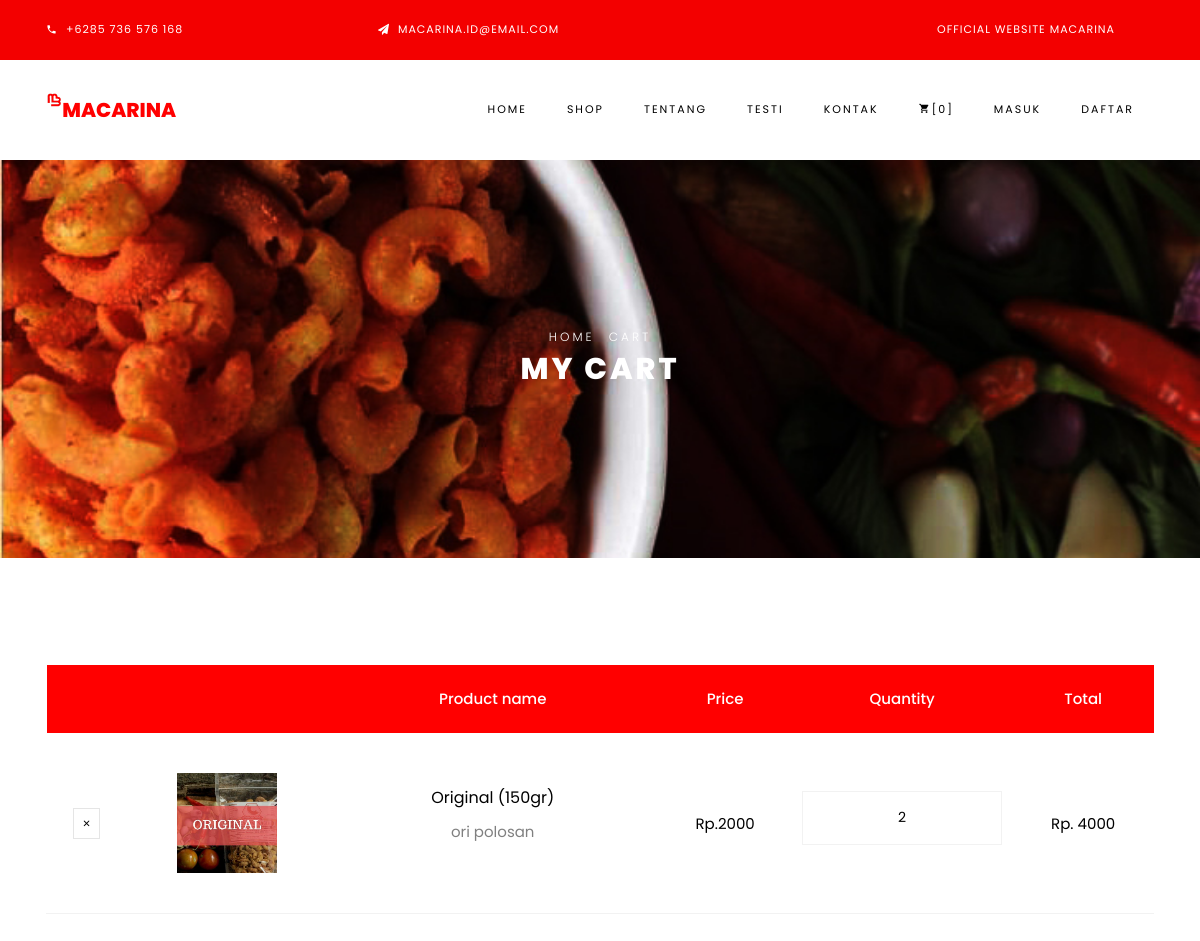
The app's page /cart.php (signed in) with its own data.
### tables this page shows
CREATE TABLE `detail_transaksi` (
  `id_detail` int(11) NOT NULL,
  `kd_barang` int(11) NOT NULL,
  `id_reseller` int(11) NOT NULL,
  `qty_det` int(11) NOT NULL DEFAULT '1',
  `subtotal` int(11) NOT NULL,
  `status` enum('Added to cart','Pending') NOT NULL
);

CREATE TABLE `barang` (
  `kd_barang` int(11) NOT NULL,
  `nama_barang` varchar(50) NOT NULL,
  `harga` int(11) NOT NULL,
  `stok` int(11) NOT NULL,
  `gambar_brg` varchar(25) NOT NULL,
  `deskripsi` varchar(20) NOT NULL
);

### cart.php (the view, shortened to what this page needs)
<?php
include_once "header.php";
$user_id=$_SESSION['id'];
$user_products_query="select detail_transaksi.id_detail,barang.kd_barang,barang.nama_barang,barang.deskripsi,
barang.harga,barang.gambar_brg,detail_transaksi.qty_det from detail_transaksi inner join
barang on barang.kd_barang=detail_transaksi.kd_barang where detail_transaksi.id_reseller='$user_id'
and detail_transaksi.status='Added to cart'";
?>
    <div class="hero-wrap hero-bread" style="background-image: url('images/bdeal.jpg');">
      <div class="container">
        <div class="row no-gutters slider-text align-items-center justify-content-center">
          <div class="col-md-9 ftco-animate text-center">
          	<p class="breadcrumbs"><span class="mr-2"><a href="index.php">Home</a></span> <span>Cart</span></p>
            <h1 class="mb-0 bread">My Cart</h1>
          </div>
        </div>
      </div>
    </div>
    <section class="ftco-section ftco-cart">
			<div class="container">
			<div class="row">
    			<div class="col-md-12 ftco-animate">
    				<div class="cart-list">
	    				<table class="table">
						    <thead class="thead-primary">
						      <tr class="text-center">
						        <th>&nbsp;</th>
						        <th>&nbsp;</th>
						        <th>Product name</th>
						        <th>Price</th>
						        <th>Quantity</th>
						        <th>Total</th>
						      </tr>
							</thead>
						    <tbody>
							<?php
								$user_products_result=mysqli_query($koneksi,$user_products_query) or die(mysqli_error($koneksi));
								$counter=1;
							while($row=mysqli_fetch_array($user_products_result)){
							?>
							<form method="post" action="save_cart.php">
						      <tr class="text-center">
						        <td class="product-remove"><a href="cart_remove.php?id=<?php echo $row['kd_barang']?>" onclick="return confirm('Are you sure?')"><span class="ion-ios-close"></span></a></td>
						        <td class="image-prod"><div class="img" <?php echo "style='background-image:url(admin/img/barang/".$row['gambar_brg'].")'" ;?>></div></td>
						        <td class="product-name">
						        	<h3><?php echo $row['nama_barang']?></h3>
						        	<p><?php echo $row['deskripsi']?></p>
						        </td>
						        <td class="price">Rp.<?php echo $row['harga']?></td>
						        <td class="quantity">
						        	<div class="input-group mb-3">
					             	<input type="text" name="quantity" class="quantity form-control input-number" value="<?php echo $row['qty_det']?>" onchange="mySubmit(this.form)">
								</div>
					          </td>
							  <?php $h = $row['harga'];
							  		$q = $row['qty_det'];
									$totals = $h * $q;
							 ?>
								<td class="total">Rp. <?php echo $totals;?></td>
						      </tr>
							  </form>
							  <?php $counter=$counter+1;}?>
						    </tbody>
						  </table>
					  </div>
    			</div>
    		</div>
    		<div class="row">
			</div>
			</div>
		</section>
  </body>
</html>

### records on screen
detail_transaksi: kd_barang.gambar_brg (picture), kd_barang.nama_barang "Original (150gr)", kd_barang.deskripsi "ori polosan", kd_barang.harga "2000", quantity "2", totals "4000"
